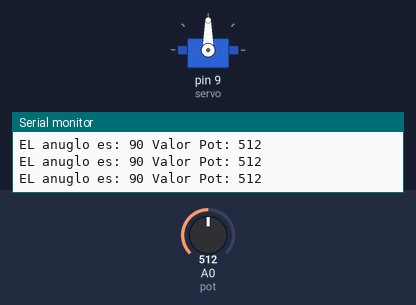
Recording of a sketch running on a simulated Arduino Uno, built with avr-gcc and run on an emulated ATmega328P. On the bench: servo, the last lines printed to the serial monitor. The test bench sets the inputs (shaded band); at power-on: A0 (pot) = 512.

Above: at 1.2 s.
1.3 s: A0 (pot) set to 558
At 1.6 s:
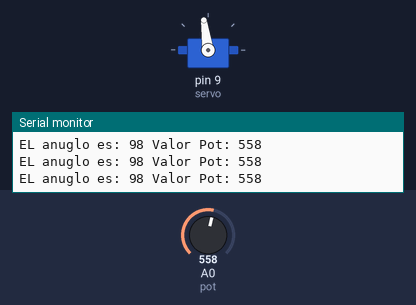
4.3 s: A0 (pot) set to 583
At 4.6 s:
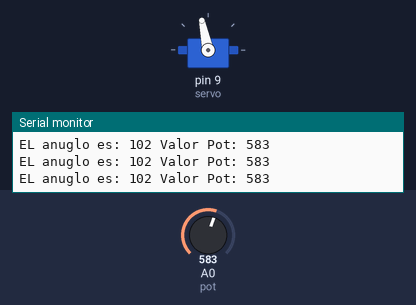
5.8 s: A0 (pot) set to 306
At 6.5 s:
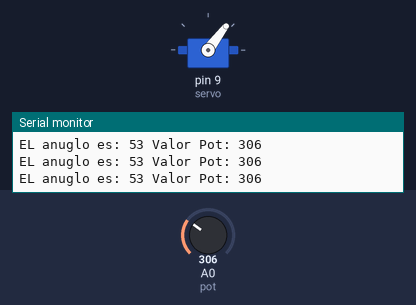
7.3 s: A0 (pot) set to 109
At 8.0 s:
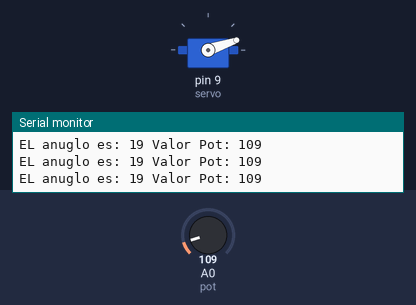
8.8 s: A0 (pot) set to 88
At 9.4 s:
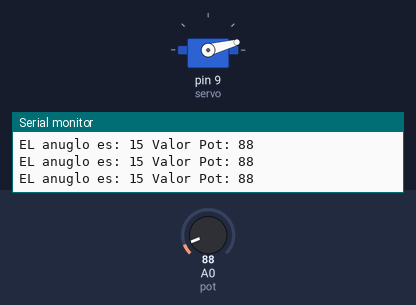
11.8 s: A0 (pot) set to 122
At 12.8 s:
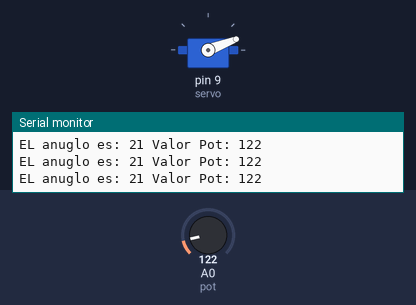
Timing chart, 0 to 14.3 s (numbered marks = the images above; inputs shaded):
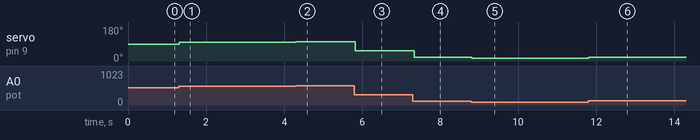

The sketch:

Cervomotor_180_Potenciometro.ino
```cpp
//----------------------------------------------------------------------------------------------------------------------------------//
#include <Servo.h>  // Importa la librería Servo de Arduino para control de servomotores.

const int pot = A0; // Se selecciona el pin físico que se usara para comunicación.
const int servo = 9; // Se selecciona el pin físico que usara el servomotor.
int lectura = 0; // Se crea una variable de tipo entera para almacenar el valor del potenciómetro.
int angulo = 0; // Se crea una variable de tipo entera para almacenar el valor angular del servomotor.

Servo myservo; // Creación de un objeto virtual para comunicar el servomotor con el mundo físico.

void setup() {
  Serial.begin(9600); // Se establece el inicio de la comunicación serial con la función begin a 9600b
  myservo.attach(servo); // Se selecciona el pin que usara el servomotor que se defino arriba.
}

void loop() {
  lectura = analogRead(pot); // Se lee el valor del potenciómetro mediante la función analogRead.
  angulo = map(lectura, 1,1023,0,180); // Se iguala la variable angulo al mapa de lectura del potenciometro y se configura en grados.
  myservo.write(angulo); // Se lee el valor del potenciómetro mediante la función analogRead en el potPin y se iguala a valPot.
  Serial.print("EL anuglo es: "); // Imprime el mensaje.
  Serial.print(angulo); // Imprime el valor de angulo.
  Serial.print(" Valor Pot: "); // Imprime el mensaje.
  Serial.print(lectura); // Imprime el valor de lectura.
  Serial.println(); // Imprime un salto de línea.
  delay(10); // Da una espera de 10 mili segundos antes de la siguiente instruccion.
}
//----------------------------------------------------------------------------------------------------------------------------------//
//
// EXPLOTACIÓN:
/*
 Este programa, ya que utiliza servomotores, usa librerías externas que deben ser importadas, para iniciar se importara la librería de
 control de servomotores Servo.h.

 #include<Servo.h>

 A continuación se crean dos variables constantes de tipo entero con la intención de usarlas  para seleccionar los pines  físicos  del
 Arduino que usaran el potenciómetro y el servomotor.

 const int pot = A0;
 const int servo = 9;

 Después se crean 2 variables de tipo enteras con la  intención de  usarlas  para almacenar  y tratar la  información  del mapa y  los
 valores del ángulo  ajustados, lectura  tomara los datos del potenciómetro y ángulo  tomara  los  datos de la función map, siempre se
 igualan a 0 para evitar problemas futuros.

 int lectura = 0;
 int angulo = 0;

 A continuación se crea un objeto virtual para comunicar nuestro servomotor físico con el software, para ello se utiliza:

 Servo myservo;

 Primero se  iguala la librería Servo al objeto es muy importante que la libera se escriba correctamente como Servo y no sin mayúscula,
 ya que si no dará un error porque esa palabra está  reservada  para la misma, en  cuanto al nombre myservo puede  ser cualquier nombre
 este es simplemente el objeto que recibirá la conexión.

 Ahora es momento de iniciar la configuración inicial del software, para ello se usa la librería Serial y su función begin,  esto  crea
 una conexión entre  el Arduino y el monitor  con el mismo también se puede enviar y recibir comandos, por ahora únicamente se enfocará
 en monitorear un canal de salida para ver el resultado final.

 Para configurar el pin y o puerto de salida de nuestro servomotor se usa Servo y su función attach que recibe como parámetro el puerto
 o pin donde este se encuentra conectado donde se escribirían los cambios del propio servomotor, es decir el cable naranja de control.

 En el apartado del bucle se declaran 2  variables simples  primero se  iguala la  variable de ángulo  a  analogRead  que  recibe  como
 parámetro el valor del potenciómetro, y la  variable ángulo que está igualada a  la función map que recibe como parámetro base lectura
 que contiene el valor del potenciómetro, con  un valor mínimo de  0 y un valor máximo  de 1023 que es el valor máximo permitido en ese
 canal, seguido del valor mínimo que tendrá el servomotor y el valor máximo que tendrá el servomotor de esta forma se obtiene el ángulo
 en el que el propio servomotor se moverá, finalmente se utiliza la función con la variable  del servo para  escribir los datos  que en
 este caso es myservo.write que recibe como parámetro el ángulo con el contenido ajustado del mapa donde se escribirán los cambios para
 que este gire.

 Para completar el monitoreo sé usarla la librería Serial para imprimir  mensaje y el estado de cada una de las variables en el monitor
 del software Arduino o cualquier software de monitor que se usa.

 Lo que hace este programa es manipular el movimiento de 0 a 180 del servomotor atreves del potenciómetro.

*/
```

Measured:
- after the input at 1.3 s, servo on pin 9 (servo): 90° → 98° at once
- after the input at 4.3 s, servo on pin 9 (servo): 98° → 102° at once
- after the input at 5.8 s, servo on pin 9 (servo): 102° → 53° at once
- after the input at 7.3 s, servo on pin 9 (servo): 53° → 19° at once
- after the input at 8.8 s, servo on pin 9 (servo): 19° → 15° at once
- after the input at 11.8 s, servo on pin 9 (servo): 15° → 21° at once
